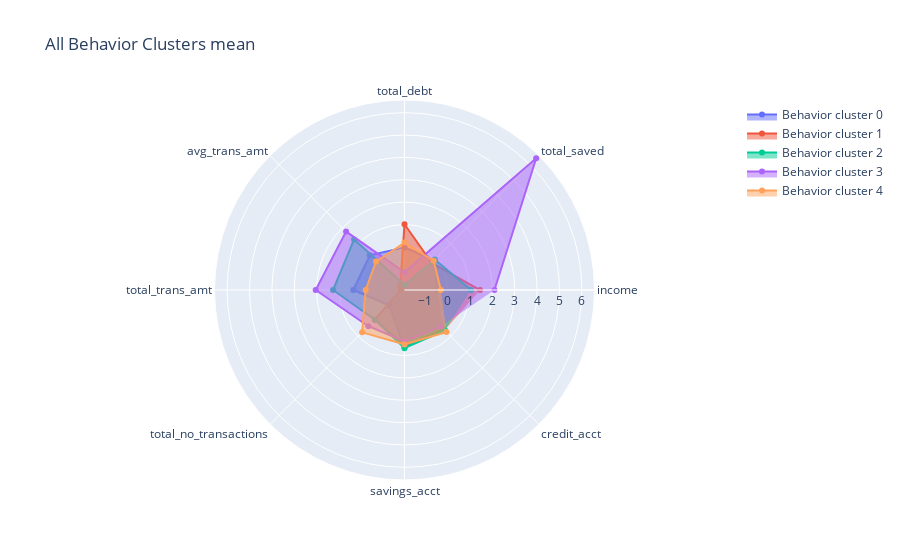

This figure's notebook cell:
### Code cell
fig = go.Figure()

fig.add_trace(go.Scatterpolar(r = bhv_scaled0.mean(), theta = bhv_scaled0.columns,fill='toself', name='Behavior cluster 0'))
fig.add_trace(go.Scatterpolar(r = bhv_scaled1.mean(), theta = bhv_scaled1.columns,fill='toself', name='Behavior cluster 1'))
fig.add_trace(go.Scatterpolar(r = bhv_scaled2.mean(), theta = bhv_scaled2.columns,fill='toself', name='Behavior cluster 2'))
fig.add_trace(go.Scatterpolar(r = bhv_scaled3.mean(), theta = bhv_scaled3.columns,fill='toself', name='Behavior cluster 3'))
fig.add_trace(go.Scatterpolar(r = bhv_scaled4.mean(), theta = bhv_scaled4.columns,fill='toself', name='Behavior cluster 4'))

fig.update_layout(title = 'All Behavior Clusters mean', showlegend=True)

fig.show()

### Figure 1 — Plotly figure (JSON) as saved in the notebook; plotly's stock layout.template omitted (floating-point values rounded to 4 significant figures)
{"data": [{"fill": "toself", "name": "Behavior cluster 0", "r": [-0.4604, -0.05517, -0.02343, 0.2611, 0.3629, -0.9599, 0.6295, 0.5357], "theta": ["income", "total_saved", "total_debt", "avg_trans_amt", "total_trans_amt", "total_no_transactions", "savings_acct", "credit_acct"], "type": "scatterpolar"}, {"fill": "toself", "name": "Behavior cluster 1", "r": [1.45, -0.2087, 1.01, -1.662, -1.76, -0.04693, 0.5417, 0.6111], "theta": ["income", "total_saved", "total_debt", "avg_trans_amt", "total_trans_amt", "total_no_transactions", "savings_acct", "credit_acct"], "type": "scatterpolar"}, {"fill": "toself", "name": "Behavior cluster 2", "r": [1.044, -0.007427, -1.706, 1.261, 1.265, -0.05284, 0.6716, 0.6269], "theta": ["income", "total_saved", "total_debt", "avg_trans_amt", "total_trans_amt", "total_no_transactions", "savings_acct", "credit_acct"], "type": "scatterpolar"}, {"fill": "toself", "name": "Behavior cluster 3", "r": [2.093, 6.398, -1.137, 1.765, 2.042, 0.3613, 0.375, 0.375], "theta": ["income", "total_saved", "total_debt", "avg_trans_amt", "total_trans_amt", "total_no_transactions", "savings_acct", "credit_acct"], "type": "scatterpolar"}, {"fill": "toself", "name": "Behavior cluster 4", "r": [-0.3011, -0.0798, 0.1916, -0.1282, -0.1905, 0.7502, 0.5034, 0.726], "theta": ["income", "total_saved", "total_debt", "avg_trans_amt", "total_trans_amt", "total_no_transactions", "savings_acct", "credit_acct"], "type": "scatterpolar"}], "layout": {"showlegend": true, "title": {"text": "All Behavior Clusters mean"}}}
